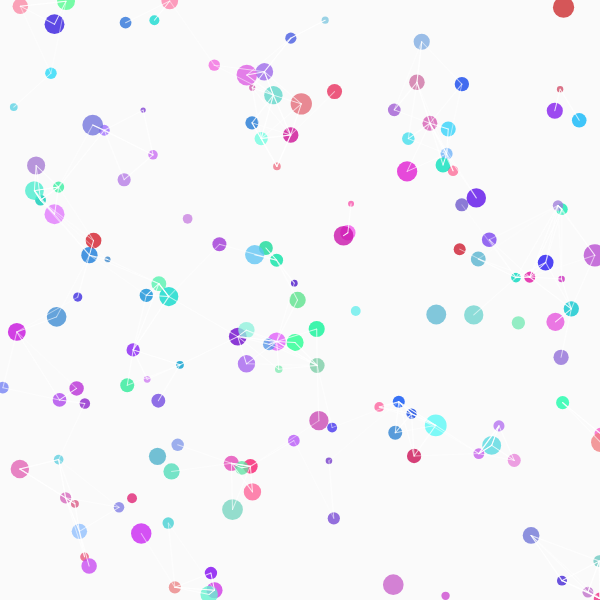
Frame 1 (no input)
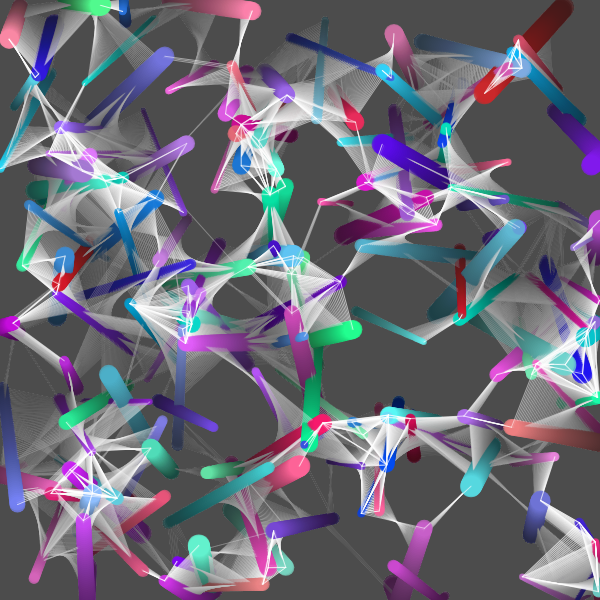
Frame 60 (no input)
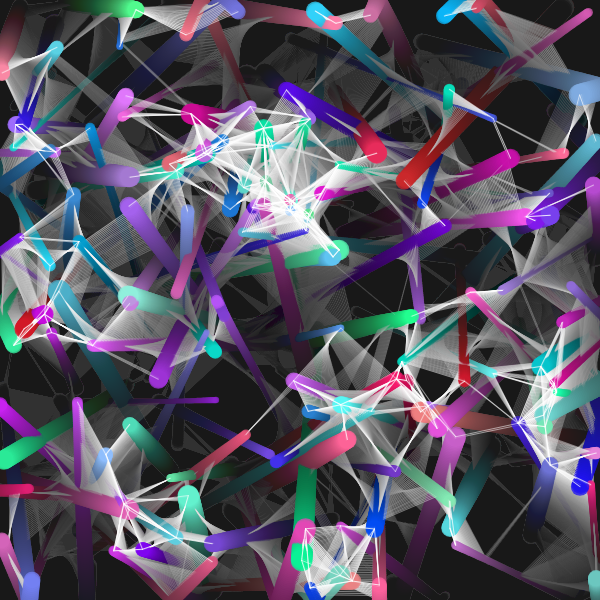
Frame 120 (the mouse pressed at the canvas centre since frame 60)

The p5.js sketch that drew these frames (run headless with seeded random() and noise() and a simulated clock; from frame 60 on, the mouse is pressed at the canvas centre):

// p5.js sketch
// ── sketch.js
let nodes = [];
let connections = [];
const GRID_SIZE = 40;
const NODE_COUNT = 150;
const MAX_CONNECTIONS = 300;
let grid = [];

class Node {
  constructor() {
    this.pos = createVector(random(width), random(height));
    this.vel = p5.Vector.random2D().mult(random(0.5, 2));
    this.size = random(8, 20);
    this.color = color(random(100, 255), random(100, 255), random(200, 255), 200);
    this.pulse = random(TWO_PI);
  }

  update() {
    this.pos.add(this.vel);
    if (this.pos.x < 0 || this.pos.x > width) this.vel.x *= -1;
    if (this.pos.y < 0 || this.pos.y > height) this.vel.y *= -1;
    this.pulse += 0.03;
  }

  display() {
    const pulseSize = this.size + sin(this.pulse) * 3;
    fill(this.color);
    noStroke();
    ellipse(this.pos.x, this.pos.y, pulseSize);
  }
}

function setup() {
  createCanvas(600, 600);
  colorMode(HSB, 255);
  for (let i = 0; i < NODE_COUNT; i++) {
    nodes.push(new Node());
  }
  initGrid();
}

function initGrid() {
  grid = [];
  for (let i = 0; i < width / GRID_SIZE + 1; i++) {
    grid[i] = [];
    for (let j = 0; j < height / GRID_SIZE + 1; j++) {
      grid[i][j] = [];
    }
  }
}

function updateGrid() {
  initGrid();
  for (let node of nodes) {
    const i = floor(node.pos.x / GRID_SIZE);
    const j = floor(node.pos.y / GRID_SIZE);
    if (i >= 0 && i < grid.length && j >= 0 && j < grid[0].length) {
      grid[i][j].push(node);
    }
  }
}

function draw() {
  background(10, 5);

  updateGrid();
  connections = [];

  for (let node of nodes) {
    node.update();
    node.display();
  }

  for (let i = 0; i < nodes.length; i++) {
    const nodeA = nodes[i];
    const gridX = floor(nodeA.pos.x / GRID_SIZE);
    const gridY = floor(nodeA.pos.y / GRID_SIZE);

    for (let x = max(0, gridX - 1); x <= min(grid.length - 1, gridX + 1); x++) {
      for (let y = max(0, gridY - 1); y <= min(grid[0].length - 1, gridY + 1); y++) {
        for (let nodeB of grid[x][y]) {
          if (nodeA === nodeB) continue;
          const d = p5.Vector.dist(nodeA.pos, nodeB.pos);
          if (d < 120 && connections.length < MAX_CONNECTIONS) {
            connections.push([nodeA, nodeB]);
          }
        }
      }
    }
  }

  stroke(255, 100);
  noFill();
  for (let [a, b] of connections) {
    const alpha = map(p5.Vector.dist(a.pos, b.pos), 0, 120, 255, 30);
    stroke(255, alpha);
    const angle = atan2(b.pos.y - a.pos.y, b.pos.x - a.pos.x);
    const len = p5.Vector.dist(a.pos, b.pos);
    push();
    translate(a.pos.x, a.pos.y);
    rotate(angle);
    line(0, 0, len, 0);
    pop();
  }
}
